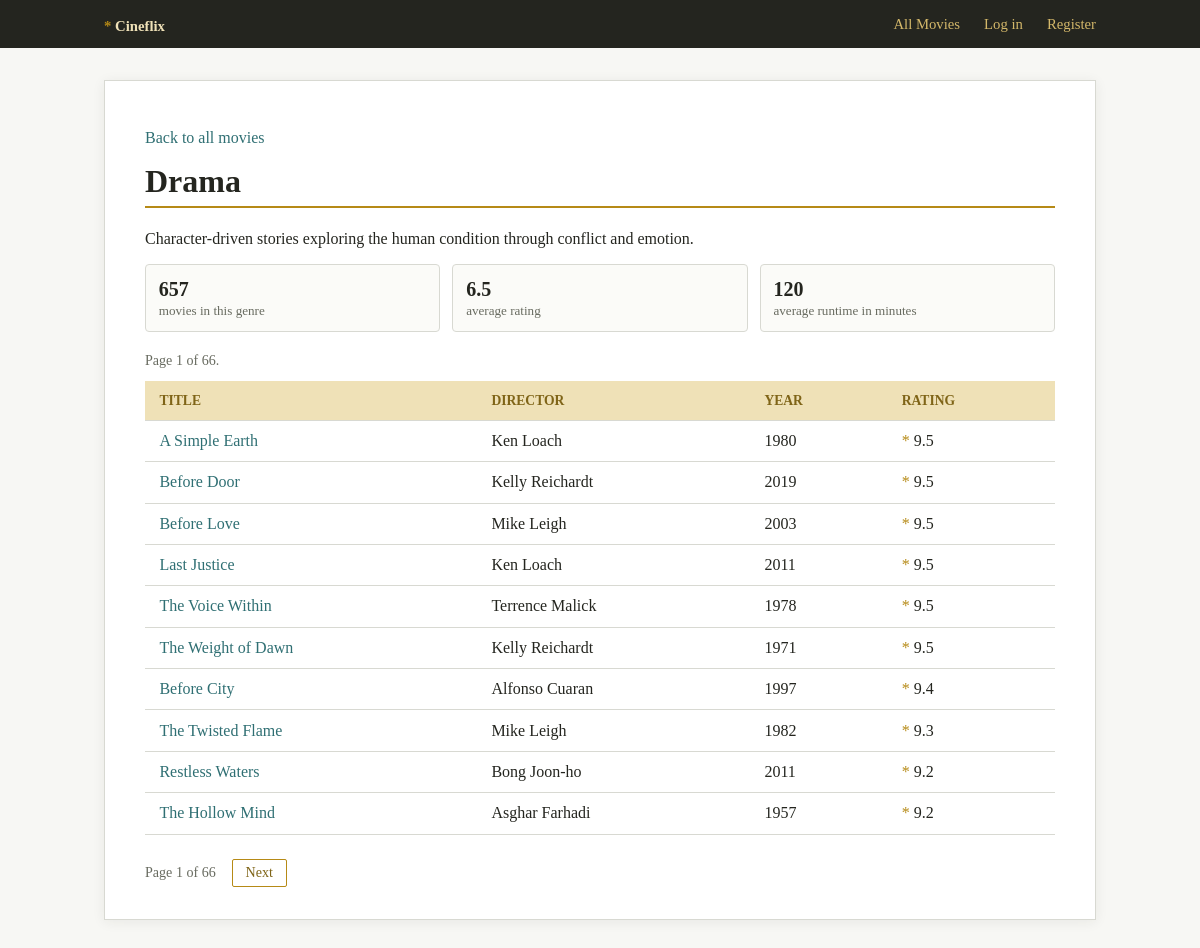
/genres/DRA/, run on the app's committed database.
### models.py (models this page shows)
class Genre(db.Model):
    __tablename__ = "genres"
    code = db.Column(db.String(12), primary_key=True)
    name = db.Column(db.String(80), nullable=False, unique=True)
    description = db.Column(db.Text, nullable=False, default="")
    movies = db.relationship("Movie", back_populates="genre", lazy="dynamic")

class Movie(db.Model):
    __tablename__ = "movies"
    source_code = db.Column(db.String(20), primary_key=True)
    title = db.Column(db.String(180), nullable=False, index=True)
    genre_code = db.Column(db.String(12), db.ForeignKey("genres.code"), nullable=False, index=True)
    director = db.Column(db.String(120), index=True)
    year = db.Column(db.Integer, index=True)
    rating = db.Column(db.Float, index=True)
    runtime_minutes = db.Column(db.Integer)
    description = db.Column(db.Text)
    genre = db.relationship("Genre", back_populates="movies")
    @property
    def id(self):
        return self.source_code

### app.py (the view)
    @app.route("/genres/<genre_code>/")
    def genre_detail(genre_code):
        genre = db.session.get(Genre, genre_code)
        if not genre:
            abort(404)
        query = Movie.query.filter_by(genre_code=genre_code).order_by(Movie.rating.desc(), Movie.title)
        pagination = paginate_query(query, page_number())
        stats = {
            "count": query.count(),
            "average_rating": db.session.query(func.avg(Movie.rating))
            .filter(Movie.genre_code == genre_code)
            .scalar()
            or 0,
            "average_runtime": db.session.query(func.avg(Movie.runtime_minutes))
            .filter(Movie.genre_code == genre_code)
            .scalar()
            or 0,
            "top_movie": query.first(),
        }
        return render_template(
            "genre_detail.html",
            genre=genre,
            movies=pagination["items"],
            pagination=pagination,
            stats=stats,
        )

### app.py (called while the page is built)
def register_template_helpers(app):
    @app.context_processor
    def inject_helpers():
        return {"current_user": current_username}

def current_username():
    return session.get("username")

def page_number():
    try:
        return max(1, int(request.args.get("page", 1)))
    except ValueError:
        abort(400)

def paginate_query(query, page, per_page=PER_PAGE):
    total = query.count()
    num_pages = max(1, math.ceil(total / per_page))
    page = min(page, num_pages)
    items = query.limit(per_page).offset((page - 1) * per_page).all()
    return {
        "items": items,
        "page": page,
        "num_pages": num_pages,
        "has_prev": page > 1,
        "has_next": page < num_pages,
        "prev_page": page - 1,
        "next_page": page + 1,
        "total": total,
    }

### templates/genre_detail.html (shortened to what this page needs)
{% extends "base.html" %}
{% block content %}
  <p><a href="{{ url_for('movie_list') }}">Back to all movies</a></p>
  <h1>{{ genre.name }}</h1>
  {% if genre.description %}
    <p>{{ genre.description }}</p>
  {% endif %}
  <div class="stats-grid">
    <div class="stat">
      <strong>{{ stats.count }}</strong>
      <span>movies in this genre</span>
    </div>
    <div class="stat">
      <strong>{{ "%.1f"|format(stats.average_rating) }}</strong>
      <span>average rating</span>
    </div>
    <div class="stat">
      <strong>{{ "%.0f"|format(stats.average_runtime) }}</strong>
      <span>average runtime in minutes</span>
    </div>
  </div>
  <p class="meta">Page {{ pagination.page }} of {{ pagination.num_pages }}.</p>
  <table>
    <thead>
      <tr>
        <th>Title</th>
        <th>Director</th>
        <th>Year</th>
        <th>Rating</th>
      </tr>
    </thead>
    <tbody>
      {% for movie in movies %}
        <tr>
          <td><a href="{{ url_for('movie_detail', movie_id=movie.id) }}">{{ movie.title }}</a></td>
          <td>{{ movie.director or '-' }}</td>
          <td>{{ movie.year }}</td>
          <td><span class="star">*</span> {{ movie.rating }}</td>
        </tr>
      {% else %}
        <tr>
          <td colspan="4">No movies in this genre.</td>
        </tr>
      {% endfor %}
    </tbody>
  </table>
  <div class="pagination">
    <span>Page {{ pagination.page }} of {{ pagination.num_pages }}</span>
    {% if pagination.has_next %}
      <a href="{{ url_for('genre_detail', genre_code=genre.code, page=pagination.next_page) }}">Next</a>
    {% endif %}
  </div>
{% endblock %}

### templates/base.html (style rules this page uses)
:root { --bg: #f7f7f4; --surface: #ffffff; --border: #d8d9d2; --text: #24251f; --text-muted: #686b60; --gold: #b68a16; --gold-light: #efe1b7; --gold-dark: #7f6417; --link: #2f6f73; --link-hover: #194a4d; --btn-bg: #2f6f73; --btn-fg: #ffffff; --btn-hover: #194a4d; --header-bg: #24251f; --header-fg: #efe1b7; }
*, *::before, *::after { box-sizing: border-box; }
body { font-family: Georgia, 'Times New Roman', serif; margin: 0; background: var(--bg); color: var(--text); min-height: 100vh; }
h1 { color: var(--text); border-bottom: 2px solid var(--gold); padding-bottom: .4rem; margin-top: 0; }
a { color: var(--link); text-decoration: none; }
table { width: 100%; border-collapse: collapse; margin-top: .5rem; }
th, td { border-bottom: 1px solid var(--border); padding: .7rem .9rem; text-align: left; }
th { background: var(--gold-light); color: var(--gold-dark); font-size: .85rem; text-transform: uppercase; }
.star { color: var(--gold); }
.meta { margin: .75rem 0; color: var(--text-muted); font-size: .88rem; }
.stats-grid { display: grid; grid-template-columns: repeat(auto-fit, minmax(10rem, 1fr)); gap: .75rem; margin: 1rem 0 1.25rem; }
.stat { border: 1px solid var(--border); background: #fbfbf8; padding: .8rem; border-radius: 4px; }
.stat strong { display: block; font-size: 1.25rem; }
.stat span { color: var(--text-muted); font-size: .82rem; }
.pagination { margin-top: 1.5rem; display: flex; gap: 1rem; align-items: center; font-size: .88rem; color: var(--text-muted); }
.pagination a { padding: .3rem .8rem; border: 1px solid var(--gold); color: var(--gold-dark); border-radius: 2px; }

### data on the page
Genre: name "Drama", description "Character-driven stories exploring the human condition through conflict and emotion."
Movie: title "A Simple Earth", director "Ken Loach", year "1980", rating "9.5"
Movie: title "Before Door", director "Kelly Reichardt", year "2019", rating "9.5"
Movie: title "Before Love", director "Mike Leigh", year "2003", rating "9.5"
Movie: title "Last Justice", director "Ken Loach", year "2011", rating "9.5"
Movie: title "The Voice Within", director "Terrence Malick", year "1978", rating "9.5"
Movie: title "The Weight of Dawn", director "Kelly Reichardt", year "1971", rating "9.5"
Movie: title "Before City", director "Alfonso Cuaran", year "1997", rating "9.4"
Movie: title "The Twisted Flame", director "Mike Leigh", year "1982", rating "9.3"
Movie: title "Restless Waters", director "Bong Joon-ho", year "2011", rating "9.2"
Movie: title "The Hollow Mind", director "Asghar Farhadi", year "1957", rating "9.2"

### other printed values
{{ stats.count }} "657"
{{ "%.1f"|format(stats.average_rating) }} "6.5"
{{ "%.0f"|format(stats.average_runtime) }} "120"
{{ pagination.page }} "1"
{{ pagination.num_pages }} "66"
